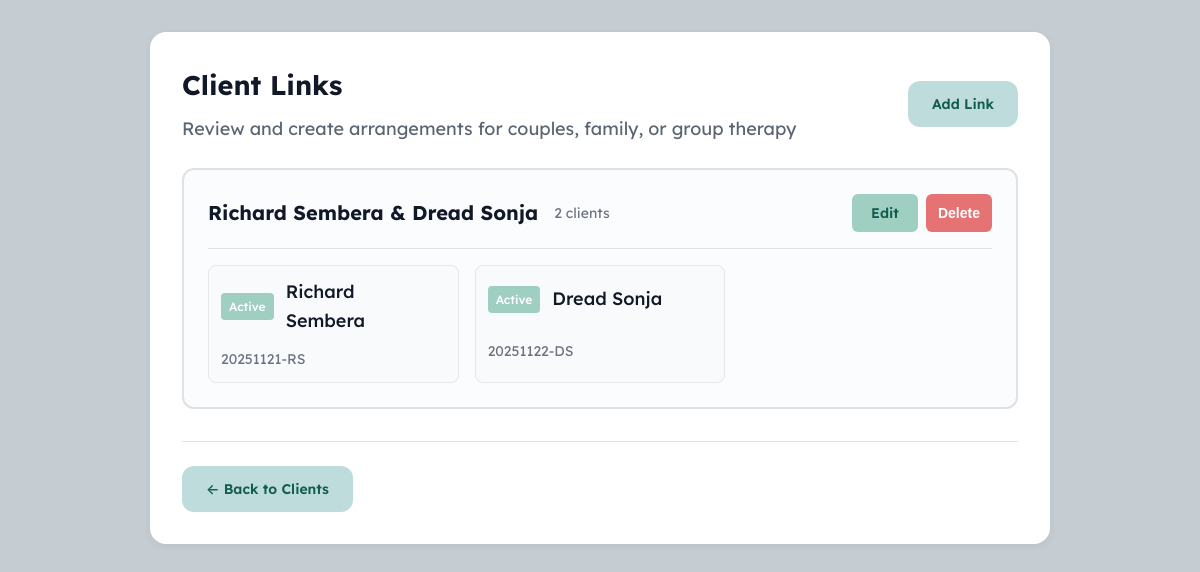
The app's page /links, older data.
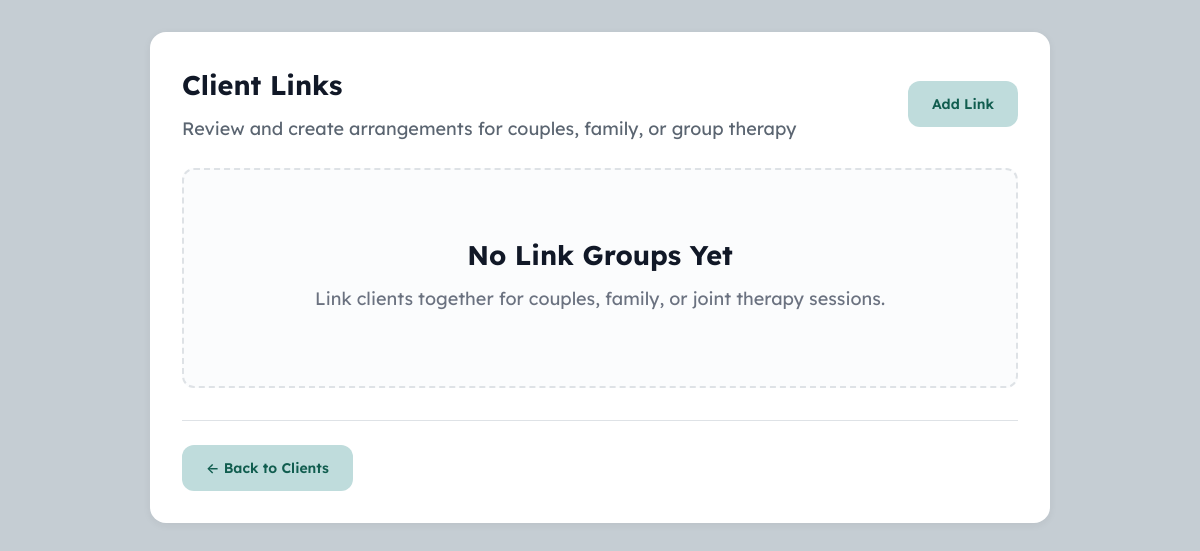
The same page, newer data.
### tables this page shows
CREATE TABLE link_groups (
                id INTEGER PRIMARY KEY AUTOINCREMENT,
                format TEXT,
                session_duration INTEGER,
                created_at INTEGER NOT NULL
            );

CREATE TABLE clients (
                id INTEGER PRIMARY KEY AUTOINCREMENT,
                file_number TEXT UNIQUE NOT NULL,
                first_name TEXT NOT NULL,
                middle_name TEXT,
                last_name TEXT NOT NULL,
                type_id INTEGER NOT NULL,
                session_offset INTEGER DEFAULT 0,
                created_at INTEGER NOT NULL,
                modified_at INTEGER NOT NULL,
                is_deleted INTEGER DEFAULT 0,
                FOREIGN KEY (type_id) REFERENCES client_types(id)
            );

CREATE TABLE client_types (
                id INTEGER PRIMARY KEY AUTOINCREMENT,
                name TEXT UNIQUE NOT NULL,
                color TEXT NOT NULL,
                color_name TEXT,
                bubble_color TEXT,
                retention_period INTEGER,
                is_system INTEGER DEFAULT 0,
                is_system_locked INTEGER DEFAULT 0,
                created_at INTEGER NOT NULL,
                modified_at INTEGER NOT NULL
            );

### web/blueprints/links.py (the view)
@links_bp.route('/links')
def manage_links():
    link_groups = db.get_all_link_groups()
    all_clients = db.get_all_clients()
    for client in all_clients:
        client['type'] = db.get_client_type(client['type_id'])
    for group in link_groups:
        for member in group.get('members', []):
            member['type'] = db.get_client_type(member['type_id'])
    return render_template('manage_links.html',
                         link_groups=link_groups,
                         all_clients=all_clients)

### core/database.py (called while the page is built)
    def connect(self):
        conn = sqlite3.connect(str(self.db_path), timeout=10.0)
        conn.execute('PRAGMA journal_mode=WAL')
        return conn

    def get_client_type(self, type_id: int) -> Optional[Dict[str, Any]]:
        conn = self.connect()
        conn.row_factory = sqlite3.Row
        cursor = conn.cursor()
        cursor.execute("SELECT * FROM client_types WHERE id = ?", (type_id,))
        row = cursor.fetchone()
        conn.close()
        return dict(row) if row else None

    def get_all_clients(self, type_id: Optional[int] = None) -> List[Dict[str, Any]]:
        conn = self.connect()
        conn.row_factory = sqlite3.Row
        cursor = conn.cursor()
        if type_id:
            cursor.execute(
                "SELECT * FROM clients WHERE type_id = ? AND is_deleted = 0 ORDER BY file_number",
                (type_id,)
            )
        else:
            cursor.execute("SELECT * FROM clients WHERE is_deleted = 0 ORDER BY file_number")
        rows = cursor.fetchall()
        conn.close()
        return [dict(row) for row in rows]

### web/templates/manage_links.html (shortened to what this page needs)
{% extends "base.html" %}
{% block extra_css %}
<link rel="stylesheet" href="{{ url_for('static', filename='css/manage_links.css') }}">
{% endblock %}
{% block content %}
<div class="card">
    <div class="header-row">
        <div>
            <h2>Client Links</h2>
            <p style="color: #5B6571; margin-top: 0.5rem;">Review and create arrangements for couples, family, or group therapy</p>
        </div>
        <div style="display: flex; gap: 0.75rem;">
            <a href="{{ url_for('links.add_link_group') }}" class="btn-add">Add Link</a>
        </div>
    </div>
    {% if link_groups %}
    <div class="link-groups">
        {% for group in link_groups %}
        <div class="link-group-card">
            <div class="group-header">
                <div class="group-info">
                    <h3>
                        {% if group.members|length == 2 %}
                            {{ group.members[0].first_name }} {{ group.members[0].last_name }} & {{ group.members[1].first_name }} {{ group.members[1].last_name }}
                        {% else %}
                            {{ group.members[0].last_name }} Link ({{ group.members|length }} clients)
                        {% endif %}
                    </h3>
                    <span class="member-count">{{ group.members|length }} clients</span>
                </div>
                <div class="group-actions">
                    <a href="{{ url_for('links.edit_link_group', group_id=group.id) }}" class="btn-small" style="padding: 0.375rem 1.2rem; font-size: 0.875rem; background: #9FCFC0; text-decoration: none; border-radius: 0.375rem; border: none; cursor: pointer;" title="Edit group">Edit</a>
                    <button onclick="deleteGroup({{ group.id }}, '{% if group.members|length == 2 %}{{ group.members[0].first_name }} {% if group.members[0].middle_name %}{{ group.members[0].middle_name }} {% endif %}& {{ group.members[1].first_name }} {% if group.members[1].middle_name %}{{ group.members[1].middle_name }} {% endif %}{% else %}Link Group ({{ group.members|length }} clients){% endif %}')" class="btn-small btn-danger" style="padding: 0.375rem 0.75rem; font-size: 0.875rem; background: #DC2626; color: white; border-radius: 0.375rem; border: none; cursor: pointer;" title="Delete group">Delete</button>
                </div>
            </div>
            <div class="group-members">
                {% for member in group.members %}
                <a href="{{ url_for('clients.client_file', client_id=member.id) }}" class="member-card{% if group.billing_type == 'principal' and loop.first %} principal-payer{% endif %}">
                    <span class="member-badge" style="background-color: {{ member.type.color }}">
                        {{ member.type.name }}
                    </span>
                    <span class="member-name">{{ member.first_name }} {% if member.middle_name %}{{ member.middle_name }} {% endif %}{{ member.last_name }}</span>
                    <br>
                    <span class="member-file">{{ member.file_number }}</span>
                </a>
                {% endfor %}
            </div>
        </div>
        {% endfor %}
    </div>
    {% else %}
    <div class="empty-state">
        <h2 style="margin: 0 0 0.5rem 0; color: #111827;">No Link Groups Yet</h2>
        <p style="margin: 0 0 0.5rem 0; color: #6B7280;">Link clients together for couples, family, or joint therapy sessions.</p>
    </div>
    {% endif %}
    <div style="margin-top: 2rem; padding-top: 1.5rem; border-top: 1px solid #DEE2E6;">
        <a href="{{ url_for('clients.index') }}" class="btn-add">← Back to Clients</a>
    </div>
</div>
{% endblock %}

### web/templates/base.html (shortened to what this page needs)
<!DOCTYPE html>
<html lang="en">
<head>
    <link rel="stylesheet" href="{{ url_for('static', filename='css/shared.css') }}">
    {% block extra_css %}{% endblock %}
</head>
<body>
    <main>
        {% block content %}{% endblock %}
    </main>
</body>
</html>

### web/static/css/shared.css (style rules this page uses)
:root { --color-primary: #1F8F74; --color-primary-light: #9FCFC0; --color-primary-lighter: #BFDCDC; --color-primary-dark: #115D4F; --color-border: #DEE2E6; --color-border-focus: #1F8F74; --color-background: #FBFCFD; --color-background-secondary: #F7FAFC; --color-background-tertiary: #F9FAFB; --color-text: #323B45; --color-text-heading: #2D3748; --color-text-muted: #718096; --color-text-light: #4B5563; --color-danger: #E57373; --color-danger-hover: #D32F2F; --color-success: #10B981; --color-warning: #F59E0B; --shadow-sm: 0 2px 8px rgba(0,0,0,0.06); --shadow-md: 0 4px 12px rgba(0,0,0,0.1); --shadow-focus: 0 0 0 3px rgba(31,143,116,0.06); --space-xs: 0.25rem; --space-sm: 0.5rem; --space-md: 0.75rem; --space-lg: 1rem; --space-xl: 1.5rem; --space-2xl: 2rem; }
.card { background: white; border-radius: 1rem; padding: var(--space-2xl); box-shadow: var(--shadow-sm); }
.empty-state, .placeholder-message { padding: 3rem 2rem; text-align: center; background: #E3E9EE; border-radius: 1rem; margin: 2rem 0; color: #718096; }

### web/static/css/manage_links.css (style rules this page uses)
.card { max-width: min(900px, 95vw); margin: 0 auto; }
.header-row { display: flex; justify-content: space-between; align-items: center; margin-bottom: 1.5rem; }
.header-row h2 { color: #111827; margin: 0; }
.btn-add { padding: 0.75rem 1.5rem; background: #BFDCDC; color: #115D4F; text-decoration: none; border-radius: 0.75rem; font-size: 0.875rem; font-weight: 600; transition: all 0.2s; display: inline-block; border: none; cursor: pointer; }
.empty-state { text-align: center; padding: 4rem 2rem; background: #FBFCFD; border: 2px dashed #DEE2E6; border-radius: 0.75rem; margin-top: 1rem; }

Row changes from the older to the newer data that the page shows:
removed link_groups: first_name "Richard", last_name "Sembera", first_name "Dread", last_name "Sonja", members|length "2"
no longer on this page (row unchanged): client_types: type.name "Active" "Active"
no longer on this page (row edited): clients: first_name "Richard", last_name "Sembera", file_number "20251121-RS"
no longer on this page (row unchanged): clients: first_name "Dread", last_name "Sonja", file_number "20251122-DS"
Text that changed along with them:
text now shown: "No Link Groups Yet Link clients together for couples, family, or joint therapy sessions."
